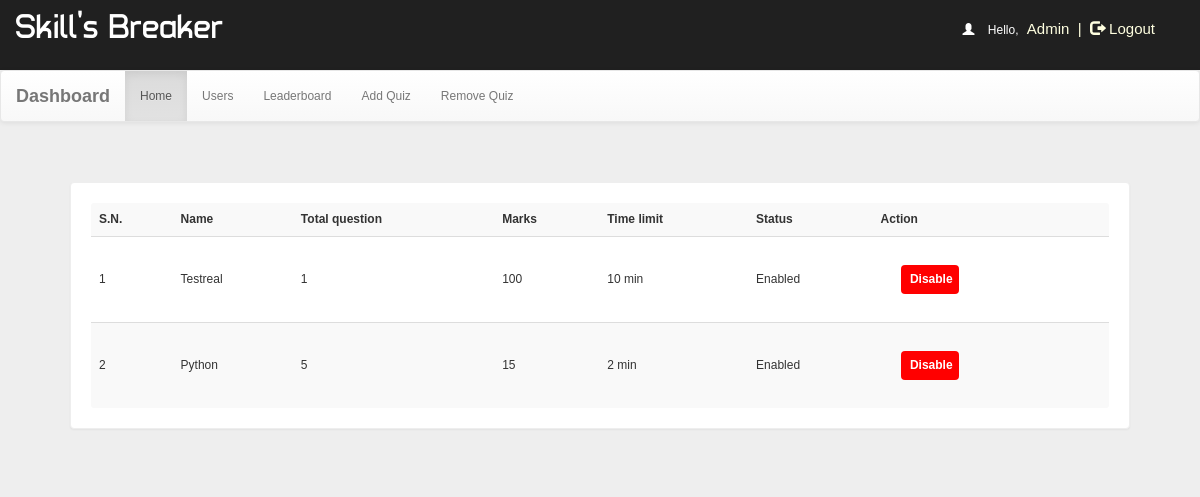
The app's page /dash.php?q=0 (signed in), older data.
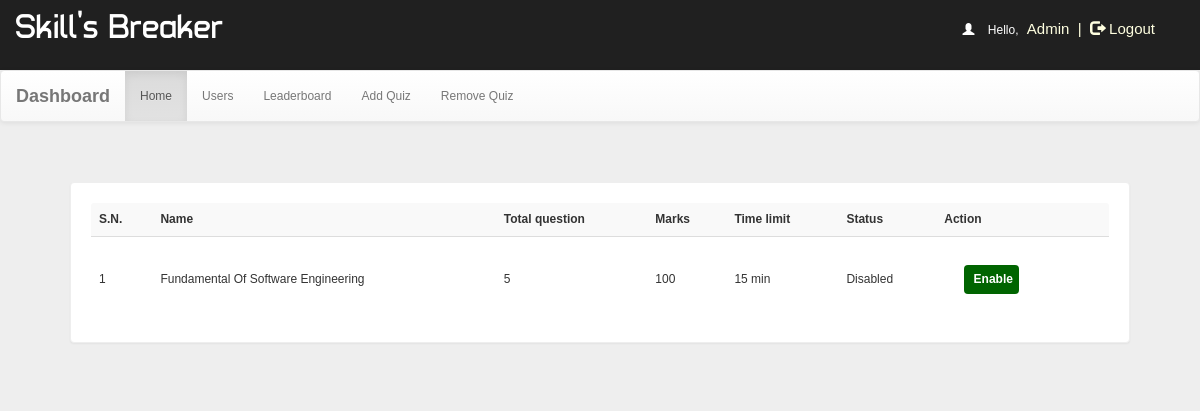
The same page, newer data.
### tables this page shows
CREATE TABLE `quiz` (
  `id` int(100) NOT NULL,
  `eid` varchar(100) NOT NULL,
  `title` varchar(100) NOT NULL,
  `correct` int(11) NOT NULL,
  `wrong` int(11) NOT NULL,
  `total` int(11) NOT NULL,
  `time` bigint(20) NOT NULL,
  `date` timestamp NOT NULL DEFAULT current_timestamp() ON UPDATE current_timestamp(),
  `status` varchar(10) NOT NULL,
  `adminID` int(100) NOT NULL
);

### dash.php (the view, shortened to what this page needs)
<!DOCTYPE html PUBLIC "-//W3C//DTD XHTML 1.0 Transitional//EN" "http://www.w3.org/TR/xhtml1/DTD/xhtml1-transitional.dtd">
<html xmlns="http://www.w3.org/1999/xhtml">
<head>
<link  rel="stylesheet" href="css/bootstrap.min.css"/>
 <link  rel="stylesheet" href="css/bootstrap-theme.min.css"/>
 <link rel="stylesheet" href="css/main.css">
 <link  rel="stylesheet" href="css/font.css">
</head>
<body  style="background:#eee;">
<body  style="background:#eee;">
<div class="header">
<div class="row">
<div class="col-lg-6">
<span class="logo">Skill's Breaker</span></div>
<?php
include_once 'dbConnection.php';
if (!(isset($_SESSION['username']))  || ($_SESSION['key']) != '54585c506829293a2d4c3b68543b316e2e7a2d277858545a36362e5f39') {
    session_destroy();
    header("location:index.php");
} else {
    $name     = $_SESSION['name'];
    echo '<span class="pull-right top title1" ><span style="color:white"><span class="glyphicon glyphicon-user" aria-hidden="true"></span>&nbsp;&nbsp;&nbsp;&nbsp;Hello,</span> <span class="log log1" style="color:lightyellow">' . $name . '&nbsp;&nbsp;|&nbsp;&nbsp;<a href="logout.php?q=account.php" style="color:lightyellow"><span class="glyphicon glyphicon-log-out" aria-hidden="true"></span>&nbsp;Logout</button></a></span>';
}
?>
</div></div>
<nav class="navbar navbar-default title1">
  <div class="container-fluid">
    <div class="navbar-header">
      <a class="navbar-brand" href="dash.php?q=0"><b>Dashboard</b></a>
    </div>
    <div class="collapse navbar-collapse" id="bs-example-navbar-collapse-1">
      <ul class="nav navbar-nav">
        <li <?php
if (@$_GET['q'] == 0)
    echo 'class="active"';
?>><a href="dash.php?q=0">Home<span class="sr-only">(current)</span></a></li>
        <li <?php
if (@$_GET['q'] == 1)
    echo 'class="active"';
?>><a href="dash.php?q=1">Users</a></li>
    <li <?php
if (@$_GET['q'] == 2)
    echo 'class="active"';
?>><a href="dash.php?q=2">Leaderboard</a></li>
        <li <?php
if (@$_GET['q'] == 3)
    echo 'class="active"';
?>><a href="dash.php?q=3">Add Quiz</a></li>
        <li <?php
if (@$_GET['q'] == 4)
    echo 'class="active"';
?>><a href="dash.php?q=4">Remove Quiz</a></li>
      </ul>
          </div>
  </div>
</nav>
<div class="container">
<div class="row">
<div class="col-md-12">
<?php
if (@$_GET['q'] == 0) {
    $result = mysqli_query($con, "SELECT * FROM quiz ORDER BY date DESC") or die('Error');
    echo '<div class="panel"><table class="table table-striped title1"  style="vertical-align:middle">
<tr><td style="vertical-align:middle"><b>S.N.</b></td><td style="vertical-align:middle"><b>Name</b></td><td style="vertical-align:middle"><b>Total question</b></td><td style="vertical-align:middle"><b>Marks</b></td><td style="vertical-align:middle"><b>Time limit</b></td><td style="vertical-align:middle"><b>Status</b></td><td style="vertical-align:middle"><b>Action</b></td></tr>';
    $c = 1;
    while ($row = mysqli_fetch_array($result)) {
        $title   = $row['title'];
        $total   = $row['total'];
        $correct = $row['correct'];
        $time    = $row['time'];
        $eid     = $row['eid'];
        $status  = $row['status'];
        if ($status == "enabled") {
            echo '<tr><td style="vertical-align:middle">' . $c++ . '</td><td style="vertical-align:middle">' . $title . '</td><td style="vertical-align:middle">' . $total . '</td><td style="vertical-align:middle">' . $correct * $total . '</td><td style="vertical-align:middle">' . $time . '&nbsp;min</td><td style="vertical-align:middle">Enabled</td>
  <td style="vertical-align:middle"><b><a href="update.php?deidquiz=' . $eid . '" class="btn logb" style="color:#FFFFFF;background:#ff0000;font-size:12px;padding:5px;">&nbsp;<span><b>Disable</b></span></a></b></td></tr>';
        } else {
            echo '<tr><td style="vertical-align:middle">' . $c++ . '</td><td style="vertical-align:middle">' . $title . '</td><td style="vertical-align:middle">' . $total . '</td><td style="vertical-align:middle">' . $correct * $total . '</td><td style="vertical-align:middle">' . $time . '&nbsp;min</td><td style="vertical-align:middle">Disabled</td>
  <td style="vertical-align:middle"><b><a href="update.php?eeidquiz=' . $eid . '" class="btn logb" style="color:#FFFFFF;background:darkgreen;font-size:12px;padding:5px;">&nbsp;<span><b>Enable</b></span></a></b></td></tr>';
        }
    }
}
?>
</div>
</div></div>
</body>
</html>

### css/main.css (style rules this page uses)
body { overflow-x:hidden;max-width:100%;font: 12px "Century Gothic", "Times Roman", sans-serif;background:#eee;min-height:550px;background-attachment:fixed; }
.panel { border-color:#eee;margin:40px;padding:20px;font: 15px "Century Gothic", "Times Roman", sans-serif; }
.header { overflow-x:hidden;max-width:100%;background:#202020;height:70px; }
.logo { font-family:'typo';font-size:35px;color:#ffffff;margin:15px; }
.title1 { font: 12px "Century Gothic", "Times Roman", sans-serif; }
.logb { color:#FFFFFF;background:#0000ff;font-size:15px;margin:20px;padding:8px; }
.top { margin-top:20px; }
.log1 { font: 15px 'Ubuntu', sans-serif;color:#0000ff;margin-left:10px; }
.log { margin:10px;margin-right:60px;margin-left:5px;color:#ffffb3;text-decoration:none;font-size:20px;font-size:15px; }

Row changes from the older to the newer data that the page shows:
removed quiz: title "Testreal", total "1", $correct*$total "100", time "10"
removed quiz: title "Python", total "5", $correct * $total "15", time "2"
added quiz: title "Fundamental Of Software Engineering", total "5", $correct * $total "100", time "15"
